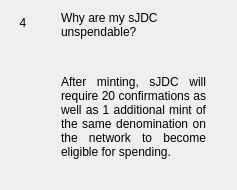
                  <widget class="QWidget" name="widgetFaq4" native="true">
                   <layout class="QHBoxLayout" name="horizontalPage_4" stretch="0,1">
                    <item alignment="Qt::AlignTop">
                     <widget class="QLabel" name="labelNumber4">
                      <property name="minimumSize">
                       <size>
                        <width>24</width>
                        <height>24</height>
                       </size>
                      </property>
                      <property name="maximumSize">
                       <size>
                        <width>16777215</width>
                        <height>24</height>
                       </size>
                      </property>
                      <property name="text">
                       <string>4</string>
                      </property>
                      <property name="alignment">
                       <set>Qt::AlignCenter</set>
                      </property>
                     </widget>
                    </item>
                    <item>
                     <layout class="QVBoxLayout" name="verticalLayoutPage_4">
                      <property name="leftMargin">
                       <number>20</number>
                      </property>
                      <property name="rightMargin">
                       <number>20</number>
                      </property>
                      <item>
                       <widget class="QLabel" name="labelSubtitle4">
                        <property name="text">
                         <string>Why are my sJDC unspendable?</string>
                        </property>
                        <property name="wordWrap">
                         <bool>true</bool>
                        </property>
                       </widget>
                      </item>
                      <item>
                       <spacer name="verticalSpacer_40">
                        <property name="orientation">
                         <enum>Qt::Vertical</enum>
                        </property>
                        <property name="sizeType">
                         <enum>QSizePolicy::Fixed</enum>
                        </property>
                        <property name="sizeHint" stdset="0">
                         <size>
                          <width>20</width>
                          <height>30</height>
                         </size>
                        </property>
                       </spacer>
                      </item>
                      <item>
                       <widget class="QLabel" name="labelContent4">
                        <property name="text">
                         <string>
                           &lt;html&gt;&lt;head/&gt;&lt;body&gt;&lt;p align=&quot;justify&quot;&gt;
                           After minting, sJDC will require 20 confirmations as well as 1
                           additional mint of the same denomination on the network to
                           become eligible for spending.
                           &lt;/p&gt;&lt;/body&gt;&lt;/html&gt;
                         </string>
                        </property>
                        <property name="alignment">
                         <set>Qt::AlignLeading|Qt::AlignLeft|Qt::AlignTop</set>
                        </property>
                        <property name="wordWrap">
                         <bool>true</bool>
                        </property>
                       </widget>
                      </item>
                      <item>
                       <spacer name="verticalSpacer_41">
                        <property name="orientation">
                         <enum>Qt::Vertical</enum>
                        </property>
                        <property name="sizeHint" stdset="0">
                         <size>
                          <width>20</width>
                          <height>20</height>
                         </size>
                        </property>
                       </spacer>
                      </item>
                     </layout>
                    </item>
                   </layout>
                  </widget>
